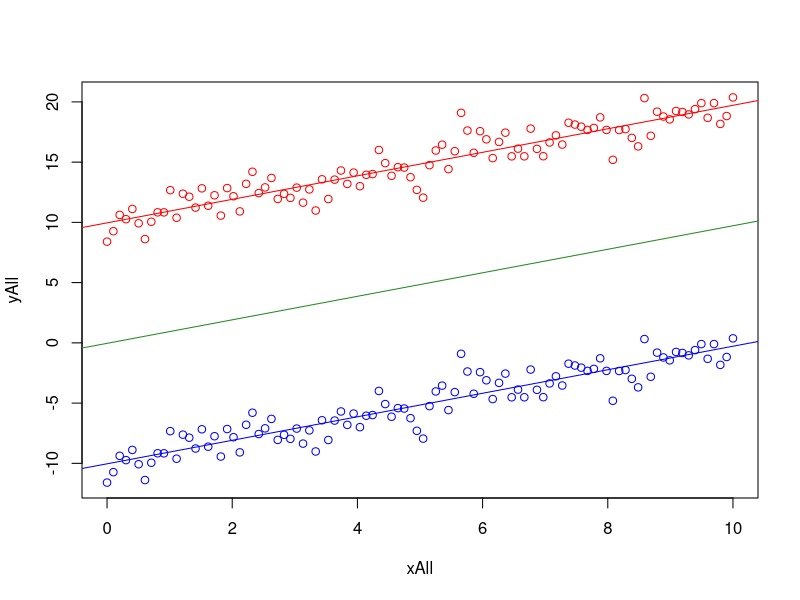
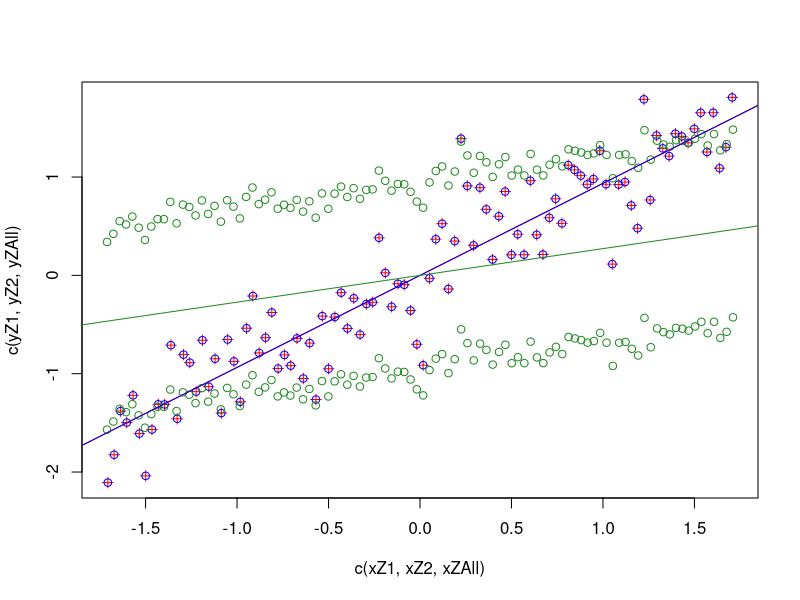

Write the R code that produced these figures, in order.
## ---- chunk 1
n <- 200

x1 <- seq(0, 10, length.out = n/2)
x2 <- seq(0, 10, length.out = n/2)

errs <- rnorm(n/2, sd = 1)

y1 <- 10 + 1 * x1 + errs
y2 <- -10 + 1 * x2 + errs

xAll <- c(x1, x2); yAll <- c(y1, y2)

print(c1 <- cor(x1, y1))
print(c2 <- cor(x2, y2))
print(avgc <- mean(c(c1, c2)))
print(cor(xAll, yAll))
## ---- chunk 2
plot(xAll, yAll, type = 'n')
points(x1, y1, col = 'red'); points(x2, y2, col = 'blue')
abline(lm(y1 ~ x1), col = 'red')
abline(lm(y2 ~ x2), col = 'blue')

summary(lm(y1 ~ x1))
summary(lm(y2 ~ x2))

avgMod <- lm(yAll ~ xAll)
summary(avgMod)
abline(avgMod, col = 'forestgreen')
## ---- chunk 3
xZ1 <- scale(x1); xZ2 <- scale(x2); yZ1 <- scale(y1); yZ2 <- scale(y2)
xZAll <- scale(xAll); yZAll <- scale(yAll)

plot(c(xZ1, xZ2, xZAll), c(yZ1, yZ2, yZAll), type = 'n')
points(xZ1, yZ1, col = 'red', pch = 3); points(xZ2, yZ2, col = 'blue')
points(xZAll, yZAll, col = 'forestgreen')
abline(lm(yZ1 ~ xZ1), col = 'red')
abline(lm(yZ2 ~ xZ2), col = 'blue')
abline(lm(yZAll ~ xZAll), col = 'forestgreen')
